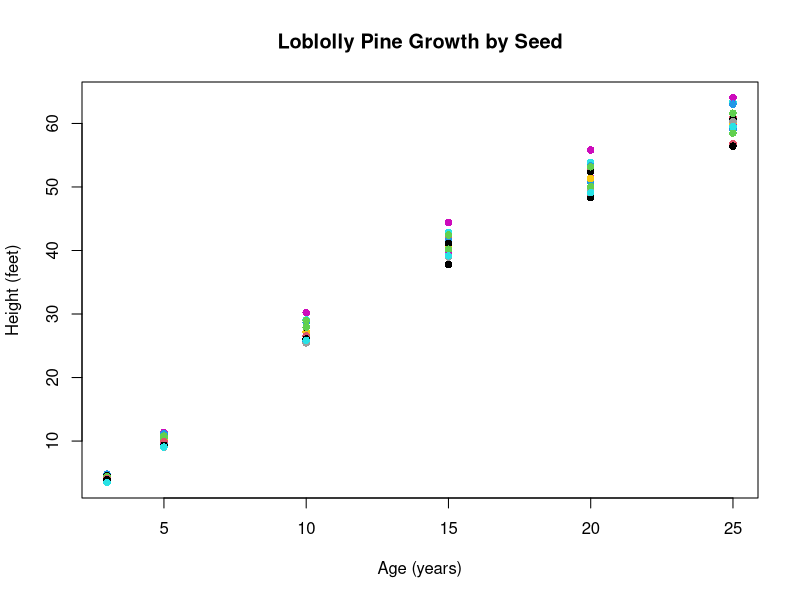
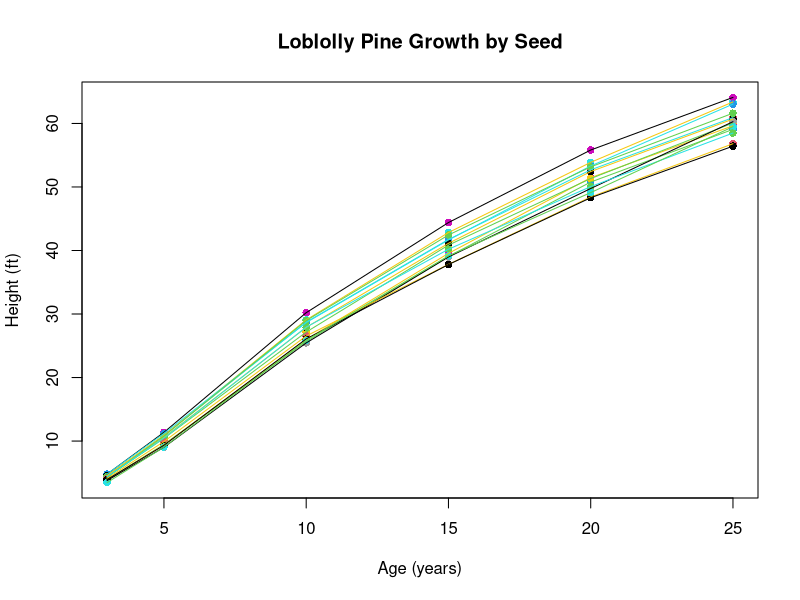

Write R code to recreate these figures, in order.
## ---- chunk 1
# Loading required libraries

## ---- chunk 2
plot(Loblolly$age, Loblolly$height,
     pch = 16,                        
     col = as.numeric(Loblolly$Seed), 
     xlab = "Age (years)", 
     ylab = "Height (feet)",
     main = "Loblolly Pine Growth by Seed")
## ---- chunk 3
plot(Loblolly$age, Loblolly$height,
     pch = 16,                        
     col = as.numeric(Loblolly$Seed), 
     xlab = "Age (years)", 
     ylab = "Height (ft)",
     main = "Loblolly Pine Growth by Seed")
for (seed in unique(Loblolly$Seed)) {
  individual.seed <- Loblolly[Loblolly$Seed == seed, ]
  lines(individual.seed$age, individual.seed$height, col = as.numeric(seed))
}

